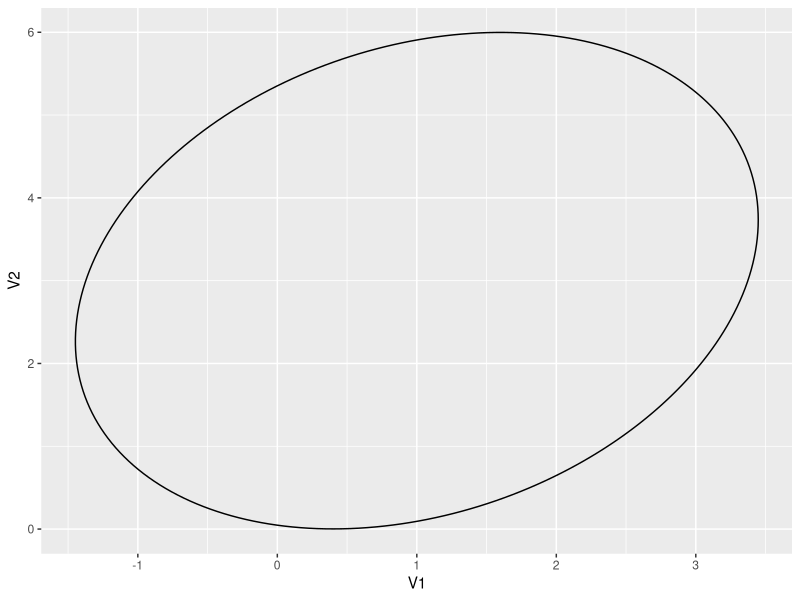

The R source for this figure:
## ---- chunk 1
library(knitr)
knitr::opts_chunk$set(collapse = T)
## ---- chunk 2
library(mixtools)
library(ggplot2)
rm(list = ls())
## ---- chunk 3
mu <- c(1, 3)
sigma <- matrix(c(1, 0.3, 0.3, 1.5),
  nrow = 2, ncol = 2,
  byrow = T
)
e <- ellipse(mu, sigma, npoints = 250, draw = F)
e <- as.data.frame(e)
## ---- chunk 4
ggplot(data = e, aes(x = V1, y = V2)) + 
  geom_path()
